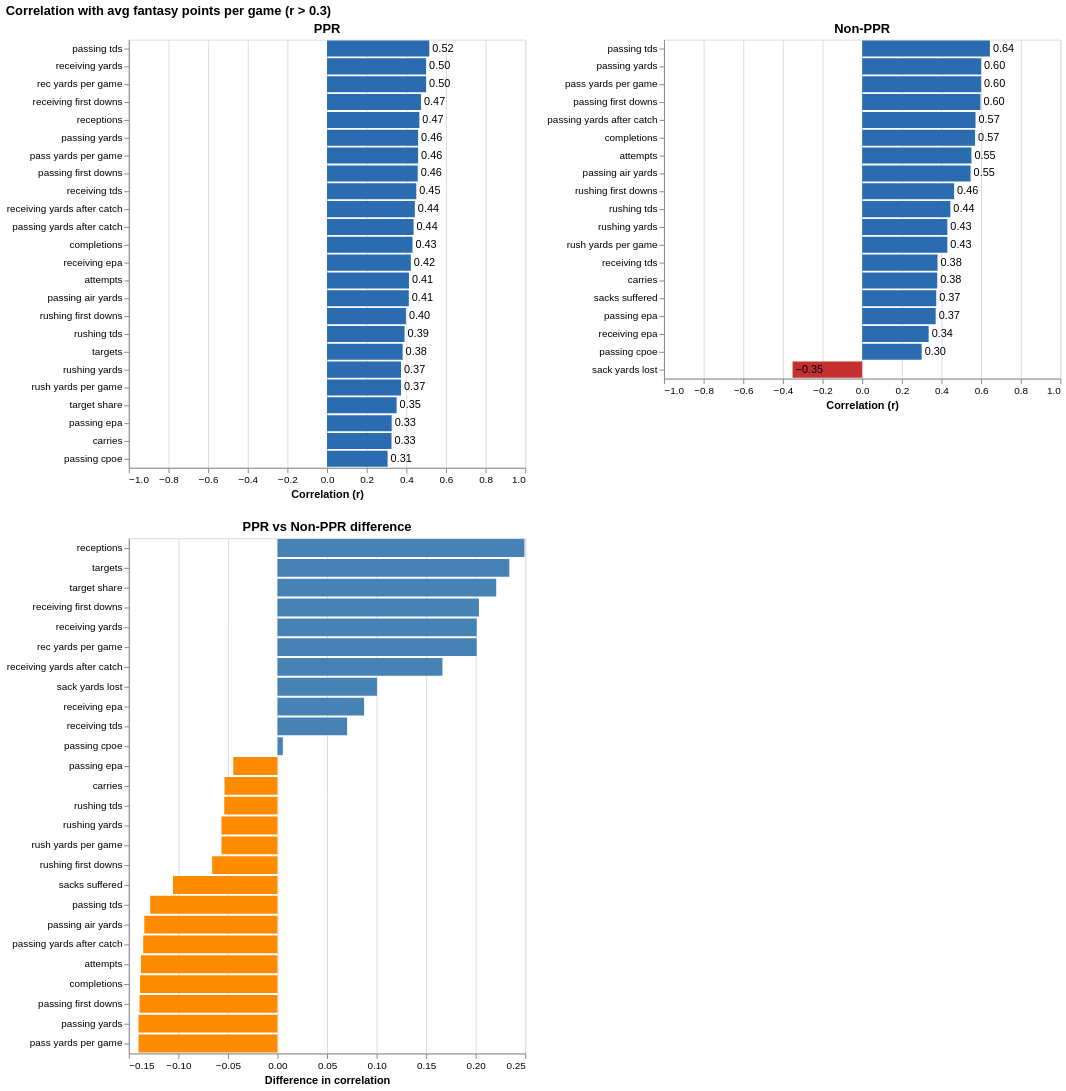

Notebook code cell kept with this figure:
### Markdown cell above
### Correlations 

The following visuals highlight moderate and strong correlations between statistics and player performance. 

In this first pass **we have not separated by posistion intentionally**. Before examining posistion specific performance drivers, we want to uncover high level trends which will provide the foundational strategy for selecting players.

### Code cell
ppr_bars = viz.corr_bar_chart(all_ppr, "avg_fantasy_points", "PPR", exclude=["fantasy_points"])
nonppr_bars = viz.corr_bar_chart(all_nonppr, "avg_fantasy_points", "Non-PPR", exclude=["fantasy_points"])

# correlations for both formats so we can compare them
drop_cols = ["avg_fantasy_points", "fantasy_points"]

ppr_corr = all_ppr.select_dtypes("number").drop(columns=drop_cols).corrwith(all_ppr["avg_fantasy_points"])
nonppr_corr = all_nonppr.select_dtypes("number").drop(columns=drop_cols).corrwith(all_nonppr["avg_fantasy_points"])

both = pd.DataFrame({"PPR": ppr_corr, "Non-PPR": nonppr_corr}).dropna()
both = both[(both.abs() >= 0.3).any(axis=1)]
both["difference"] = both["PPR"] - both["Non-PPR"]
both = both.reset_index().rename(columns={"index": "stat"})

diff_chart = alt.Chart(both, title="PPR vs Non-PPR difference").mark_bar().encode(
    x=alt.X("difference:Q", title="Difference in correlation"),
    y=alt.Y("stat:N", sort="-x", title=None),
    color=alt.condition("datum.difference > 0", alt.value("steelblue"), alt.value("darkorange")),
    tooltip=["stat", "PPR", "Non-PPR", "difference"],
).properties(width=400)

chart = (ppr_bars | nonppr_bars) & diff_chart
chart = chart.resolve_scale(color="independent").properties(title="Correlation with avg fantasy points per game (r > 0.3)")
chart.configure_axis(labelExpr="replace(datum.label, /_/g, ' ')")

### Figure 1 — Vega-Lite specification as saved in the notebook (floating-point values rounded to 4 significant figures)
{"config": {"view": {"continuousWidth": 300, "continuousHeight": 300}, "axis": {"labelExpr": "replace(datum.label, /_/g, ' ')"}}, "vconcat": [{"hconcat": [{"layer": [{"mark": {"type": "bar"}, "encoding": {"color": {"condition": {"test": "datum.correlation > 0", "value": "#2b6cb0"}, "value": "#c53030"}, "tooltip": [{"field": "stat", "type": "nominal"}, {"field": "correlation", "format": ".2f", "type": "quantitative"}], "x": {"field": "correlation", "scale": {"domain": [-1, 1]}, "title": "Correlation (r)", "type": "quantitative"}, "y": {"field": "stat", "sort": "-x", "title": null, "type": "nominal"}}, "title": "PPR"}, {"mark": {"type": "text", "align": "left", "dx": 3}, "encoding": {"color": {"value": "black"}, "text": {"field": "correlation", "format": ".2f", "type": "quantitative"}, "tooltip": [{"field": "stat", "type": "nominal"}, {"field": "correlation", "format": ".2f", "type": "quantitative"}], "x": {"field": "correlation", "scale": {"domain": [-1, 1]}, "title": "Correlation (r)", "type": "quantitative"}, "y": {"field": "stat", "sort": "-x", "title": null, "type": "nominal"}}, "title": "PPR"}], "data": {"name": "data-63c752f195d71c0d7593b2fc5955bc41"}, "height": {"step": 18}, "width": 400}, {"layer": [{"mark": {"type": "bar"}, "encoding": {"color": {"condition": {"test": "datum.correlation > 0", "value": "#2b6cb0"}, "value": "#c53030"}, "tooltip": [{"field": "stat", "type": "nominal"}, {"field": "correlation", "format": ".2f", "type": "quantitative"}], "x": {"field": "correlation", "scale": {"domain": [-1, 1]}, "title": "Correlation (r)", "type": "quantitative"}, "y": {"field": "stat", "sort": "-x", "title": null, "type": "nominal"}}, "title": "Non-PPR"}, {"mark": {"type": "text", "align": "left", "dx": 3}, "encoding": {"color": {"value": "black"}, "text": {"field": "correlation", "format": ".2f", "type": "quantitative"}, "tooltip": [{"field": "stat", "type": "nominal"}, {"field": "correlation", "format": ".2f", "type": "quantitative"}], "x": {"field": "correlation", "scale": {"domain": [-1, 1]}, "title": "Correlation (r)", "type": "quantitative"}, "y": {"field": "stat", "sort": "-x", "title": null, "type": "nominal"}}, "title": "Non-PPR"}], "data": {"name": "data-4a081d73c394fa4697c7a151fea4f36b"}, "height": {"step": 18}, "width": 400}]}, {"data": {"name": "data-e95796c94b0567881feea7d48c2c0a4f"}, "mark": {"type": "bar"}, "encoding": {"color": {"condition": {"test": "datum.difference > 0", "value": "steelblue"}, "value": "darkorange"}, "tooltip": [{"field": "stat", "type": "nominal"}, {"field": "PPR", "type": "quantitative"}, {"field": "Non-PPR", "type": "quantitative"}, {"field": "difference", "type": "quantitative"}], "x": {"field": "difference", "title": "Difference in correlation", "type": "quantitative"}, "y": {"field": "stat", "sort": "-x", "title": null, "type": "nominal"}}, "title": "PPR vs Non-PPR difference", "width": 400}], "resolve": {"scale": {"color": "independent"}}, "title": "Correlation with avg fantasy points per game (r > 0.3)", "$schema": "https://vega.github.io/schema/vega-lite/v6.4.1.json", "datasets": {"data-63c752f195d71c0d7593b2fc5955bc41": [{"stat": "completions", "correlation": 0.4311}, {"stat": "attempts", "correlation": 0.4134}, {"stat": "passing_yards", "correlation": 0.4595}, {"stat": "passing_tds", "correlation": 0.5161}, {"stat": "passing_air_yards", "correlation": 0.4127}, {"stat": "passing_yards_after_catch", "correlation": 0.4365}, {"stat": "passing_first_downs", "correlation": 0.4576}, {"stat": "passing_epa", "correlation": 0.3263}, {"stat": "passing_cpoe", "correlation": 0.3056}, {"stat": "carries", "correlation": 0.3253}, {"stat": "rushing_yards", "correlation": 0.3733}, {"stat": "rushing_tds", "correlation": 0.3912}, {"stat": "rushing_first_downs", "correlation": 0.3981}, {"stat": "receptions", "correlation": 0.4659}, {"stat": "targets", "correlation": 0.3815}, {"stat": "receiving_yards", "correlation": 0.5}, {"stat": "receiving_tds", "correlation": 0.4504}, {"stat": "receiving_yards_after_catch", "correlation": 0.4432}, {"stat": "receiving_first_downs", "correlation": 0.4741}, {"stat": "receiving_epa", "correlation": 0.4229}, {"stat": "target_share", "correlation": 0.3511}, {"stat": "pass_yards_per_game", "correlation": 0.4595}, {"stat": "rush_yards_per_game", "correlation": 0.3733}, {"stat": "rec_yards_per_game", "correlation": 0.5}], "data-4a081d73c394fa4697c7a151fea4f36b": [{"stat": "completions", "correlation": 0.5698}, {"stat": "attempts", "correlation": 0.5512}, {"stat": "passing_yards", "correlation": 0.5998}, {"stat": "passing_tds", "correlation": 0.6445}, {"stat": "sacks_suffered", "correlation": 0.3736}, {"stat": "sack_yards_lost", "correlation": -0.3512}, {"stat": "passing_air_yards", "correlation": 0.5471}, {"stat": "passing_yards_after_catch", "correlation": 0.572}, {"stat": "passing_first_downs", "correlation": 0.5967}, {"stat": "passing_epa", "correlation": 0.3709}, {"stat": "passing_cpoe", "correlation": 0.3002}, {"stat": "carries", "correlation": 0.3787}, {"stat": "rushing_yards", "correlation": 0.4298}, {"stat": "rushing_tds", "correlation": 0.4449}, {"stat": "rushing_first_downs", "correlation": 0.464}, {"stat": "receiving_tds", "correlation": 0.3801}, {"stat": "receiving_epa", "correlation": 0.3355}, {"stat": "pass_yards_per_game", "correlation": 0.5998}, {"stat": "rush_yards_per_game", "correlation": 0.4298}], "data-e95796c94b0567881feea7d48c2c0a4f": [{"stat": "completions", "PPR": 0.4311, "Non-PPR": 0.5698, "difference": -0.1387}, {"stat": "attempts", "PPR": 0.4134, "Non-PPR": 0.5512, "difference": -0.1378}, {"stat": "passing_yards", "PPR": 0.4595, "Non-PPR": 0.5998, "difference": -0.1403}, {"stat": "passing_tds", "PPR": 0.5161, "Non-PPR": 0.6445, "difference": -0.1284}, {"stat": "sacks_suffered", "PPR": 0.2682, "Non-PPR": 0.3736, "difference": -0.1054}, {"stat": "sack_yards_lost", "PPR": -0.2507, "Non-PPR": -0.3512, "difference": 0.1004}, {"stat": "passing_air_yards", "PPR": 0.4127, "Non-PPR": 0.5471, "difference": -0.1344}, {"stat": "passing_yards_after_catch", "PPR": 0.4365, "Non-PPR": 0.572, "difference": -0.1355}, {"stat": "passing_first_downs", "PPR": 0.4576, "Non-PPR": 0.5967, "difference": -0.1392}, {"stat": "passing_epa", "PPR": 0.3263, "Non-PPR": 0.3709, "difference": -0.04461}, {"stat": "passing_cpoe", "PPR": 0.3056, "Non-PPR": 0.3002, "difference": 0.005415}, {"stat": "carries", "PPR": 0.3253, "Non-PPR": 0.3787, "difference": -0.05343}, {"stat": "rushing_yards", "PPR": 0.3733, "Non-PPR": 0.4298, "difference": -0.05654}, {"stat": "rushing_tds", "PPR": 0.3912, "Non-PPR": 0.4449, "difference": -0.05373}, {"stat": "rushing_first_downs", "PPR": 0.3981, "Non-PPR": 0.464, "difference": -0.0659}, {"stat": "receptions", "PPR": 0.4659, "Non-PPR": 0.2167, "difference": 0.2492}, {"stat": "targets", "PPR": 0.3815, "Non-PPR": 0.1475, "difference": 0.2339}, {"stat": "receiving_yards", "PPR": 0.5, "Non-PPR": 0.2989, "difference": 0.201}, {"stat": "receiving_tds", "PPR": 0.4504, "Non-PPR": 0.3801, "difference": 0.07025}, {"stat": "receiving_yards_after_catch", "PPR": 0.4432, "Non-PPR": 0.2767, "difference": 0.1665}, {"stat": "receiving_first_downs", "PPR": 0.4741, "Non-PPR": 0.2709, "difference": 0.2033}, {"stat": "receiving_epa", "PPR": 0.4229, "Non-PPR": 0.3355, "difference": 0.08739}, {"stat": "target_share", "PPR": 0.3511, "Non-PPR": 0.1304, "difference": 0.2207}, {"stat": "pass_yards_per_game", "PPR": 0.4595, "Non-PPR": 0.5998, "difference": -0.1403}, {"stat": "rush_yards_per_game", "PPR": 0.3733, "Non-PPR": 0.4298, "difference": -0.05654}, {"stat": "rec_yards_per_game", "PPR": 0.5, "Non-PPR": 0.2989, "difference": 0.201}]}}
